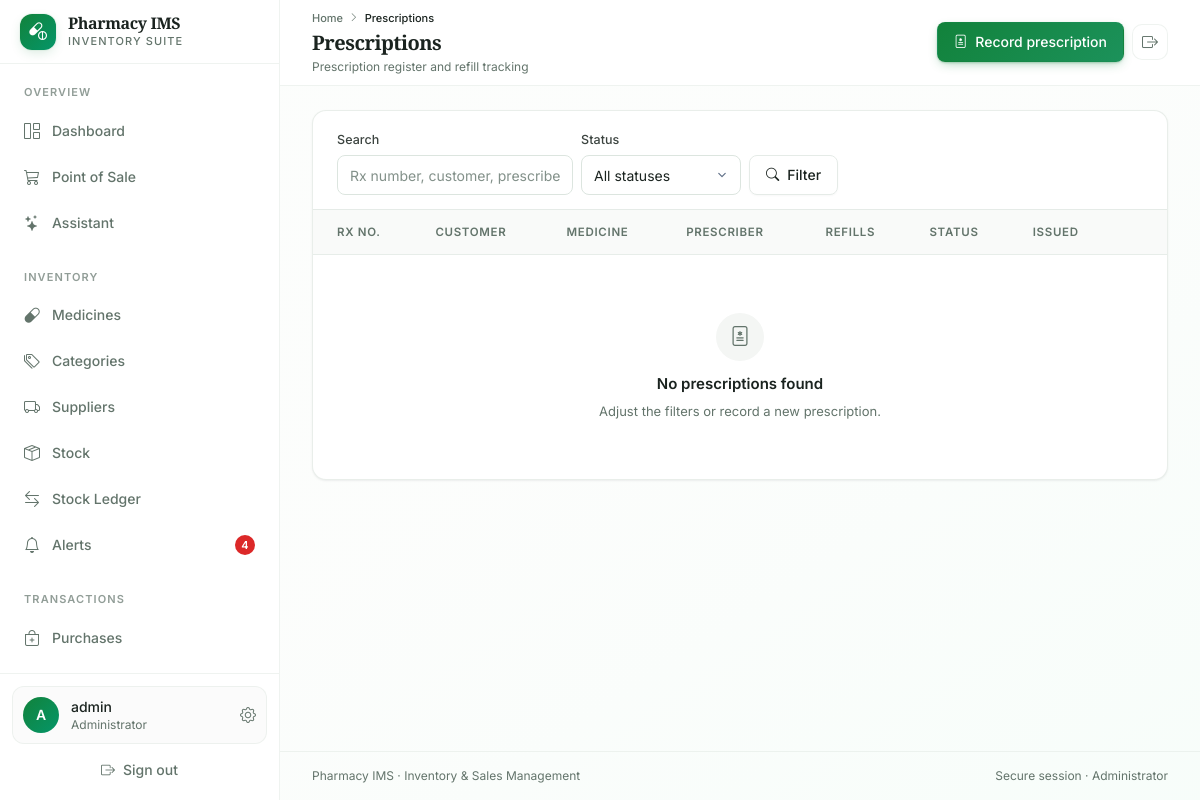
The page /customers/prescriptions/ (signed in) on the database its author committed.
### accounts/models.py (models this page shows, shortened)
class CustomUser(AbstractUser):
    ROLE_CHOICES = (
        ('admin', 'Administrator'),
        ('pharmacist', 'Pharmacist'),
        ('cashier', 'Cashier'),
        ('inventory_clerk', 'Inventory Clerk'),
    )
    role = models.CharField(max_length=20, choices=ROLE_CHOICES, default='cashier')
    phone = models.CharField(max_length=15, blank=True, null=True)
    license_no = models.CharField(max_length=50, blank=True, null=True, help_text='For Pharmacist')
    status = models.BooleanField(default=True)
    otp_secret = models.CharField(max_length=64, blank=True)
    otp_enabled = models.BooleanField(default=False)

### customers/views.py (the view)
# urls.py: path('prescriptions/', views.prescription_list, name='prescription_list'),
@capability_required('manage_prescriptions')
def prescription_list(request):
    prescriptions = Prescription.objects.select_related('customer', 'medicine')
    query = request.GET.get('q', '').strip()
    status = request.GET.get('status', '')
    if query:
        prescriptions = prescriptions.filter(
            Q(rx_no__icontains=query) | Q(customer__name__icontains=query) | Q(prescriber__icontains=query)
        )
    if status:
        prescriptions = prescriptions.filter(status=status)
    page_obj = paginate(request, prescriptions, 25)
    return render(request, 'customers/prescription_list.html', {
        'page_obj': page_obj,
        'prescriptions': page_obj.object_list,
        'query': query,
        'selected_status': status,
        'statuses': Prescription.STATUS_CHOICES,
    })

### templates/customers/prescription_list.html (shortened to what this page needs)
{% extends 'base.html' %}
{% block page_title %}Prescriptions{% endblock %}
{% block page_subtitle %}Prescription register and refill tracking{% endblock %}
{% block breadcrumbs %}
<i class="bi bi-chevron-right text-[0.6rem]"></i>
<span class="text-foreground">Prescriptions</span>
{% endblock %}
{% block page_actions %}
{% if nav_perms.manage_prescriptions %}<a href="{% url 'prescription_add' %}" class="btn btn-primary"><i class="bi bi-file-medical"></i> Record prescription</a>{% endif %}
{% endblock %}
{% block content %}
<section class="card">
    <div class="card-header border-b border-border">
        <form method="get" class="flex flex-wrap items-end gap-2">
            <div class="field min-w-56 flex-1">
                <label class="label" for="q">Search</label>
                <input id="q" name="q" value="{{ query }}" class="input" placeholder="Rx number, customer, prescriber">
            </div>
            <div class="field min-w-40">
                <label class="label" for="status">Status</label>
                <select id="status" name="status" class="select">
                    <option value="">All statuses</option>
                </select>
            </div>
            <button class="btn btn-outline"><i class="bi bi-search"></i> Filter</button>
        </form>
    </div>
    <div class="card-content flush">
        <div class="table-wrap">
            <table class="table">
                <thead><tr><th>Rx No.</th><th>Customer</th><th>Medicine</th><th>Prescriber</th><th>Refills</th><th>Status</th><th>Issued</th><th></th></tr></thead>
                <tbody>
                    {% for rx in prescriptions %}
                    <tr>
                        <td class="font-mono text-xs font-medium">{{ rx.rx_no }}</td>
                        <td><a href="{% url 'customer_detail' rx.customer.pk %}" class="font-medium hover:underline">{{ rx.customer.name }}</a></td>
                        <td>{{ rx.medicine.generic_name }}</td>
                        <td class="text-muted-foreground">{{ rx.prescriber }}</td>
                        <td>{{ rx.refills_remaining }}</td>
                        <td>
                            {% if rx.is_expired %}<span class="badge badge-destructive">Expired</span>
                            {% elif rx.status == 'active' %}<span class="badge badge-success">Active</span>
                            {% else %}<span class="badge badge-muted">{{ rx.get_status_display }}</span>{% endif %}
                        </td>
                        <td class="text-sm text-muted-foreground">{{ rx.issued_date }}</td>
                        <td class="text-right">
                            {% if nav_perms.manage_prescriptions %}<a href="{% url 'prescription_edit' rx.pk %}" class="btn btn-ghost btn-sm btn-icon"><i class="bi bi-pencil"></i></a>{% endif %}
                        </td>
                    </tr>
                    {% empty %}
                    <tr><td colspan="8" class="p-0">
                            <div class="empty-state">
                                <span class="empty-state-icon"><i class="bi bi-file-medical"></i></span>
                                <div class="empty-state-title">No prescriptions found</div>
                                <div class="empty-state-description">Adjust the filters or record a new prescription.</div>
                            </div>
                        </td></tr>
                    {% endfor %}
                </tbody>
            </table>
        </div>
    </div>
</section>
{% endblock %}

### templates/base.html (shortened to what this page needs)
<!DOCTYPE html>
{% load static %}
<html lang="en" class="h-full">
<head>
    <link rel="stylesheet" href="https://cdn.jsdelivr.net/npm/bootstrap-icons@1.11.3/font/bootstrap-icons.min.css">
    <script src="https://cdn.tailwindcss.com"></script>
    <link rel="stylesheet" href="{% static 'css/app.css' %}">
</head>
<body class="min-h-screen bg-gradient-to-br from-background via-background to-emerald-50/30 font-sans text-foreground antialiased">
    {% if user.is_authenticated %}
    {% with url_name=request.resolver_match.url_name %}
    <div class="min-h-screen w-full lg:grid lg:grid-cols-[280px_minmax(0,1fr)]">
        <aside id="sidebar" class="fixed inset-y-0 left-0 z-50 flex w-[280px] -translate-x-full flex-col border-r border-border/60 bg-card transition-transform duration-300 ease-out lg:sticky lg:top-0 lg:h-screen lg:translate-x-0">
            <div class="flex h-16 shrink-0 items-center justify-between border-b border-border/60 px-5">
                <a href="{% url 'dashboard' %}" class="flex items-center gap-3">
                    <div class="flex h-9 w-9 items-center justify-center rounded-xl bg-gradient-to-br from-primary to-emerald-600 text-primary-foreground shadow-glow">
                        <i class="bi bi-capsule-pill text-lg"></i>
                    </div>
                    <div>
                        <div class="font-display text-base font-semibold leading-tight tracking-tight">{{ pharmacy.name|default:"Pharmacy IMS" }}</div>
                        <div class="text-[11px] font-medium uppercase tracking-widest text-muted-foreground">Inventory Suite</div>
                    </div>
                </a>
            </div>
            <div class="flex-1 overflow-y-auto px-3 py-5">
                <nav class="space-y-6">
                    <div>
                        <p class="mb-2 px-3 text-[11px] font-semibold uppercase tracking-widest text-muted-foreground/70">Overview</p>
                        <div class="space-y-0.5">
                            <a href="{% url 'dashboard' %}" class="group flex items-center gap-3 rounded-lg px-3 py-2.5 text-sm font-medium text-muted-foreground transition-colors hover:bg-accent hover:text-accent-foreground ">
                                <i class="bi bi-grid-1x2 text-base {% if url_name == 'dashboard' %}text-primary{% endif %}"></i>
                                <span>Dashboard</span>
                            </a>
                            {% if nav_perms.sell %}
                            <a href="{% url 'pos_index' %}" class="group flex items-center gap-3 rounded-lg px-3 py-2.5 text-sm font-medium text-muted-foreground transition-colors hover:bg-accent hover:text-accent-foreground ">
                                <i class="bi bi-cart3 text-base {% if url_name == 'pos_index' %}text-primary{% endif %}"></i>
                                <span>Point of Sale</span>
                            </a>
                            {% endif %}
                            {% if nav_perms.use_assistant %}
                            <a href="{% url 'assistant_index' %}" class="group flex items-center gap-3 rounded-lg px-3 py-2.5 text-sm font-medium text-muted-foreground transition-colors hover:bg-accent hover:text-accent-foreground ">
                                <i class="bi bi-stars text-base {% if 'assistant' in url_name %}text-primary{% endif %}"></i>
                                <span>Assistant</span>
                            </a>
                            {% endif %}
                        </div>
                    </div>
                    {% if nav_perms.manage_inventory %}
                    <div>
                        <p class="mb-2 px-3 text-[11px] font-semibold uppercase tracking-widest text-muted-foreground/70">Inventory</p>
                        <div class="space-y-0.5">
                            <a href="{% url 'medicine_list' %}" class="group flex items-center gap-3 rounded-lg px-3 py-2.5 text-sm font-medium text-muted-foreground transition-colors hover:bg-accent hover:text-accent-foreground ">
                                <i class="bi bi-capsule text-base"></i>
                                <span>Medicines</span>
                            </a>
                            <a href="{% url 'category_list' %}" class="group flex items-center gap-3 rounded-lg px-3 py-2.5 text-sm font-medium text-muted-foreground transition-colors hover:bg-accent hover:text-accent-foreground ">
                                <i class="bi bi-tags text-base"></i>
                                <span>Categories</span>
                            </a>
                            <a href="{% url 'supplier_list' %}" class="group flex items-center gap-3 rounded-lg px-3 py-2.5 text-sm font-medium text-muted-foreground transition-colors hover:bg-accent hover:text-accent-foreground ">
                                <i class="bi bi-truck text-base"></i>
                                <span>Suppliers</span>
                            </a>
                            <a href="{% url 'inventory_list' %}" class="group flex items-center gap-3 rounded-lg px-3 py-2.5 text-sm font-medium text-muted-foreground transition-colors hover:bg-accent hover:text-accent-foreground ">
                                <i class="bi bi-box-seam text-base"></i>
                                <span>Stock</span>
                            </a>
                            <a href="{% url 'stock_movements' %}" class="group flex items-center gap-3 rounded-lg px-3 py-2.5 text-sm font-medium text-muted-foreground transition-colors hover:bg-accent hover:text-accent-foreground ">
                                <i class="bi bi-arrow-left-right text-base"></i>
                                <span>Stock Ledger</span>
                            </a>
                            <a href="{% url 'alerts' %}" class="group flex items-center gap-3 rounded-lg px-3 py-2.5 text-sm font-medium text-muted-foreground transition-colors hover:bg-accent hover:text-accent-foreground ">
                                <i class="bi bi-bell text-base"></i>
                                <span>Alerts</span>
                                {% if alert_counts.total %}<span class="ml-auto inline-flex h-5 min-w-5 items-center justify-center rounded-full bg-destructive px-1.5 text-[11px] font-semibold text-destructive-foreground">{{ alert_counts.total }}</span>{% endif %}
                            </a>
                        </div>
                    </div>
                    {% endif %}
                    <div>
                        <p class="mb-2 px-3 text-[11px] font-semibold uppercase tracking-widest text-muted-foreground/70">Transactions</p>
                        <div class="space-y-0.5">
                            {% if nav_perms.manage_purchases %}
                            <a href="{% url 'purchase_list' %}" class="group flex items-center gap-3 rounded-lg px-3 py-2.5 text-sm font-medium text-muted-foreground transition-colors hover:bg-accent hover:text-accent-foreground ">
                                <i class="bi bi-bag-plus text-base"></i>
                                <span>Purchases</span>
                            </a>
                            {% endif %}
                            {% if nav_perms.view_sales %}
                            <a href="{% url 'sales_list' %}" class="group flex items-center gap-3 rounded-lg px-3 py-2.5 text-sm font-medium text-muted-foreground transition-colors hover:bg-accent hover:text-accent-foreground ">
                                <i class="bi bi-receipt text-base"></i>
                            </a>
                            {% endif %}
                        </div>
                    </div>
                </nav>
            </div>
            <div class="shrink-0 border-t border-border/60 p-3">
                <a href="{% url 'security_settings' %}" class="flex items-center gap-3 rounded-xl border border-border/60 bg-muted/40 p-2.5 transition-colors hover:bg-accent">
                    <div class="flex h-9 w-9 shrink-0 items-center justify-center rounded-full bg-gradient-to-br from-primary to-emerald-600 text-primary-foreground">
                        <span class="text-sm font-semibold">{{ user.username|slice:":1"|upper }}</span>
                    </div>
                    <div class="min-w-0 flex-1">
                        <p class="truncate text-sm font-medium">{{ user.get_full_name|default:user.username }}</p>
                        <p class="truncate text-xs text-muted-foreground">{{ user.get_role_display }}</p>
                    </div>
                    <i class="bi bi-gear text-muted-foreground"></i>
                </a>
                <form method="post" action="{% url 'logout' %}" class="mt-2">
                    <button class="flex w-full items-center justify-center gap-2 rounded-lg px-3 py-2 text-sm font-medium text-muted-foreground transition-colors hover:bg-destructive/10 hover:text-destructive">
                        <i class="bi bi-box-arrow-right"></i>
                        Sign out
                    </button>
                </form>
            </div>
        </aside>
        <div class="flex min-h-screen min-w-0 flex-col">
            <header class="sticky top-0 z-30 border-b border-border/60 bg-card/85 backdrop-blur-xl">
                <div class="flex min-h-16 flex-wrap items-center gap-3 px-4 py-2.5 sm:px-6 lg:px-8">
                    <div class="min-w-0 flex-1">
                        <nav class="mb-0.5 hidden items-center gap-1.5 text-[11px] font-medium text-muted-foreground sm:flex" aria-label="Breadcrumb">
                            <a href="{% url 'dashboard' %}" class="transition-colors hover:text-foreground">Home</a>
                            {% block breadcrumbs %}{% endblock %}
                        </nav>
                        <h1 class="truncate font-display text-xl font-semibold tracking-tight">{% block page_title %}Dashboard{% endblock %}</h1>
                        <p class="mt-0.5 truncate text-xs text-muted-foreground">{% block page_subtitle %}{% endblock %}</p>
                    </div>
                    <div class="flex w-full flex-nowrap items-center justify-start gap-2 overflow-x-auto pb-0.5 sm:w-auto sm:flex-wrap sm:justify-end sm:overflow-visible sm:pb-0">
                        {% block page_actions %}{% endblock %}
                        <form method="post" action="{% url 'logout' %}" class="shrink-0">
                            <button type="submit" class="inline-flex h-9 w-9 items-center justify-center rounded-lg border border-border/60 bg-card text-muted-foreground transition-colors hover:bg-destructive/10 hover:text-destructive" title="Sign out" aria-label="Sign out">
                                <i class="bi bi-box-arrow-right"></i>
                            </button>
                        </form>
                    </div>
                </div>
            </header>
            <main class="flex-1 px-4 py-6 sm:px-6 lg:px-8">
                {% block content %}{% endblock %}
            </main>
            <footer class="border-t border-border/60 px-4 py-4 text-xs text-muted-foreground sm:px-6 lg:px-8">
                <div class="flex flex-col items-center justify-between gap-2 sm:flex-row">
                    <span>{{ pharmacy.name|default:"Pharmacy IMS" }} · Inventory &amp; Sales Management</span>
                    <span>Secure session · {{ user.get_role_display }}</span>
                </div>
            </footer>
        </div>
    </div>
    {% endwith %}
    {% else %}
    {% block auth_content %}{% endblock %}
    {% endif %}
</body>
</html>

### rows shown on the page
CustomUser: username "A", get_full_name "admin", role "Administrator"

### other values the page prints
{{ pharmacy.name|default:"Pharmacy IMS" }} "Pharmacy IMS"
{{ alert_counts.total }} "4"
